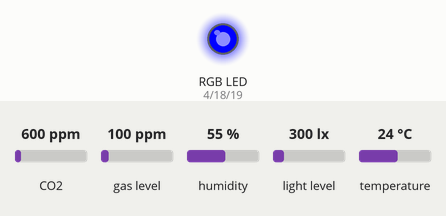
The sketch below on a simulated ESP32. On the bench: an RGB LED mixed from three pins (HIGH = lit). Inputs (shaded band) come from the test bench; at power-on: CO2 600 ppm, gas level 100 ppm, humidity 55 %, light level 300 lx, temperature 24 °C. WiFi joins after 1.5 s; servers stay silent unless stated; uploads are accepted with an empty reply; the local clock reads 2024-03-15 10:24:30 at power-on unless the sketch sets it; what the sketch prints to the serial monitor is not drawn.

Above: at 9.4 s.
Timing chart, 0 to 18.8 s (numbered marks = the images above):
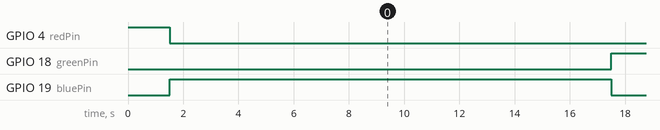

The sketch:

DeploymentProject.ino
```cpp
#include <WiFi.h>
#include <HTTPClient.h>
#include <Wire.h>
#include "Adafruit_SGP30.h"
#include "Adafruit_VEML7700.h"
#include "DHT.h"
#include <ModbusMaster.h>
#include <time.h>
#include <sys/time.h>

// -----------------------------
// WiFi + Google Script
// -----------------------------
const char* ssid = "SpectrumSetup-1840";
const char* password = "suredrama311";

String scriptURL =
  "https://script.google.com/macros/s/AKfycbz4J7s8mP5pNpOV2S5WLDN7AIYCFtmoZuq9-tSolxDw_2oxGKJuR1vHLDr9ELy08F05/exec";

// Cloud Function Endpoint
const char* cloudFunctionURL = "https://us-central1-agrivoltaics-flutter-firebase.cloudfunctions.net/ingestSensorData";

// Organization, Site, and Zone IDs
const char* ORGANIZATION_ID = "GS6e4032WK70vQ42WTYc";
const char* SITE_ID = "5LvgyAAaFpAmlfcUrpTU";
const char* ZONE_ID = "7aZzv6juGouqsbicdC8J";

// Sensor IDs
const char* SENSOR_ID_TEMP_HUMIDITY = "sdkJbkRh6hkK4XJYpPrP";
const char* SENSOR_ID_LIGHT = "EFR2gToaxfxtPLkQFeYG";
const char* SENSOR_ID_SOIL = "qx8EIYdyf8VGUxWh38AO";
const char* SENSOR_ID_CO2_TVOC = "zgDucecynnHWDlGwmfp1";

// Reading Field Aliases
const char* READING_TEMPERATURE = "temperature";
const char* READING_HUMIDITY = "humidity";
const char* READING_LIGHT = "light";
const char* READING_SOIL_MOISTURE = "soilMoisture";
const char* READING_SOIL_TEMPERATURE = "soilTemperature";
const char* READING_SOIL_EC = "soilEC";
const char* READING_CO2 = "co2";
const char* READING_TVOC = "tvoc";

// Unit Constants
const char* UNIT_FAHRENHEIT = "°F";
const char* UNIT_CELSIUS = "°C";
const char* UNIT_PERCENT = "%";
const char* UNIT_LUX = "lux";
const char* UNIT_PPM = "ppm";
const char* UNIT_MOISTURE = "VWC%";
const char* UNIT_EC = "μS/cm";

// -----------------------------
// LED Logic Config
// -----------------------------
// ⚠️ Set to true if using COMMON ANODE RGB LED
#define COMMON_ANODE false

const int redPin = 4;
const int greenPin = 18;
const int bluePin = 19;

// -----------------------------
// Sensors
// -----------------------------
Adafruit_SGP30 sgp;
Adafruit_VEML7700 veml;
TwoWire I2C_VEML = TwoWire(1);

#define DHTPIN 14
#define DHTTYPE DHT11
DHT dht(DHTPIN, DHTTYPE);

ModbusMaster node;

// -----------------------------
// Sensor Data
// -----------------------------
float tempF = 0;
float humidity = 0;
uint16_t soilMoisture = 0;
float soilTempF = 0;
uint16_t soilEC = 0;
float luxValue = 0;
uint16_t co2 = 400;
uint16_t tvoc = 0;

// -----------------------------
unsigned long lastSend = 0;
const unsigned long SEND_INTERVAL = 15000;
// -----------------------------

void setup() {
  Serial.begin(115200);

  // RGB LED Setup
  pinMode(redPin, OUTPUT);
  pinMode(greenPin, OUTPUT);
  pinMode(bluePin, OUTPUT);
  setLEDColor(255, 0, 0); // RED = Starting, no WiFi

  // Connect to WiFi
  WiFi.begin(ssid, password);
  while (WiFi.status() != WL_CONNECTED) {
    delay(500); Serial.print(".");
  }

  Serial.println("\nWiFi connected");
  setLEDColor(0, 0, 255); // BLUE = WiFi Connected

  // Set system time via NTP (non-blocking, will sync in background)
  configTime(0, 0, "pool.ntp.org", "time.nist.gov");

  Wire.begin(26, 27);
  Wire.setClock(100000);

  if (!sgp.begin()) {
    Serial.println("SGP30 failed");
    while (1);
  }
  sgp.IAQinit();

  I2C_VEML.begin(32, 33);
  veml.begin(&I2C_VEML);

  dht.begin();

  Serial2.begin(9600, SERIAL_8N1, 16, 17);
  node.begin(1, Serial2);
}

void loop() {
  // If WiFi drops, turn RED
  if (WiFi.status() != WL_CONNECTED) {
    setLEDColor(255, 0, 0); // RED = No WiFi
  }

  // SGP30 should be read every 1 second
  static unsigned long lastSGP = 0;
  if (millis() - lastSGP >= 1000) {
    lastSGP = millis();
    if (sgp.IAQmeasure()) {
      co2 = sgp.eCO2;
      tvoc = sgp.TVOC;
    }
  }

  // Send data every SEND_INTERVAL
  if (millis() - lastSend >= SEND_INTERVAL) {
    lastSend = millis();

    // Read Soil Sensor
    if (node.readHoldingRegisters(0x00, 3) == node.ku8MBSuccess) {
      soilMoisture = node.getResponseBuffer(0);
      soilTempF = (node.getResponseBuffer(1) / 10.0) * 9.0 / 5.0 + 32.0;
      soilEC = node.getResponseBuffer(2);
    }

    // Read DHT11
    float tC = dht.readTemperature();
    float h = dht.readHumidity();
    if (!isnan(tC)) tempF = tC * 1.8 + 32;
    if (!isnan(h)) humidity = h;

    // Read Lux
    luxValue = veml.readLux();

    // Send to Cloud
    sendDataToCloud();

    // Backup send to Google Sheet
    sendToGoogleSheet();
  }
}

void sendToGoogleSheet() {
  if (WiFi.status() != WL_CONNECTED) {
    setLEDColor(255, 0, 0); // RED = No WiFi
    return;
  }

  HTTPClient http;

  String url = scriptURL +
    "?temp=" + String(tempF, 1) +
    "&hum=" + String(humidity, 1) +
    "&moist=" + String(soilMoisture) +
    "&soiltemp=" + String(soilTempF, 1) +
    "&ec=" + String(soilEC) +
    "&lux=" + String(luxValue, 1) +
    "&co2=" + String(co2) +
    "&tvoc=" + String(tvoc);

  Serial.println(url);

  http.begin(url);
  int httpCode = http.GET();
  http.end();

  if (httpCode >= 200 && httpCode < 400) {
    setLEDColor(0, 255, 0); // GREEN = Success
  } else {
    setLEDColor(255, 0, 0); // RED = Fail
  }

  delay(2000); // Briefly show result color
  setLEDColor(0, 0, 255); // BLUE = idle, WiFi OK
}

void sendDataToCloud() {
  if (WiFi.status() != WL_CONNECTED) {
    Serial.println("WiFi not connected, skipping cloud send");
    return;
  }

  HTTPClient http;
  http.begin(cloudFunctionURL);
  http.addHeader("Content-Type", "application/json");

  // Get current Unix timestamp in seconds
  time_t now = time(nullptr);
  unsigned long timestamp = (unsigned long)now;

  // Build JSON payload
  String jsonPayload = "{";
  jsonPayload += "\"organizationId\":\"" + String(ORGANIZATION_ID) + "\",";
  jsonPayload += "\"siteId\":\"" + String(SITE_ID) + "\",";
  jsonPayload += "\"zoneId\":\"" + String(ZONE_ID) + "\",";
  jsonPayload += "\"sensors\":[";

  // Sensor 1: Temperature and Humidity
  jsonPayload += "{";
  jsonPayload += "\"sensorId\":\"" + String(SENSOR_ID_TEMP_HUMIDITY) + "\",";
  jsonPayload += "\"timestamp\":" + String(timestamp) + ",";
  jsonPayload += "\"readings\":{";
  jsonPayload += "\"" + String(READING_TEMPERATURE) + "\":{\"value\":" + String(tempF, 1) + ",\"unit\":\"" + UNIT_FAHRENHEIT + "\"},";
  jsonPayload += "\"" + String(READING_HUMIDITY) + "\":{\"value\":" + String(humidity, 1) + ",\"unit\":\"" + UNIT_PERCENT + "\"}";
  jsonPayload += "}";
  jsonPayload += "},";

  // Sensor 2: Light
  jsonPayload += "{";
  jsonPayload += "\"sensorId\":\"" + String(SENSOR_ID_LIGHT) + "\",";
  jsonPayload += "\"timestamp\":" + String(timestamp) + ",";
  jsonPayload += "\"readings\":{";
  jsonPayload += "\"" + String(READING_LIGHT) + "\":{\"value\":" + String(luxValue, 1) + ",\"unit\":\"" + UNIT_LUX + "\"}";
  jsonPayload += "}";
  jsonPayload += "},";

  // Sensor 3: Soil Data
  jsonPayload += "{";
  jsonPayload += "\"sensorId\":\"" + String(SENSOR_ID_SOIL) + "\",";
  jsonPayload += "\"timestamp\":" + String(timestamp) + ",";
  jsonPayload += "\"readings\":{";
  jsonPayload += "\"" + String(READING_SOIL_MOISTURE) + "\":{\"value\":" + String(soilMoisture) + ",\"unit\":\"" + UNIT_MOISTURE + "\"},";
  jsonPayload += "\"" + String(READING_SOIL_TEMPERATURE) + "\":{\"value\":" + String(soilTempF, 1) + ",\"unit\":\"" + UNIT_CELSIUS + "\"},";
  jsonPayload += "\"" + String(READING_SOIL_EC) + "\":{\"value\":" + String(soilEC) + ",\"unit\":\"" + UNIT_EC + "\"}";
  jsonPayload += "}";
  jsonPayload += "},";

  // Sensor 4: CO2 and TVOC
  jsonPayload += "{";
  jsonPayload += "\"sensorId\":\"" + String(SENSOR_ID_CO2_TVOC) + "\",";
  jsonPayload += "\"timestamp\":" + String(timestamp) + ",";
  jsonPayload += "\"readings\":{";
  jsonPayload += "\"" + String(READING_CO2) + "\":{\"value\":" + String(co2) + ",\"unit\":\"" + UNIT_PPM + "\"},";
  jsonPayload += "\"" + String(READING_TVOC) + "\":{\"value\":" + String(tvoc) + ",\"unit\":\"" + UNIT_PPM + "\"}";
  jsonPayload += "}";
  jsonPayload += "}";

  jsonPayload += "]";
  jsonPayload += "}";

  Serial.println("Sending to cloud:");
  Serial.println(jsonPayload);

  int httpCode = http.POST(jsonPayload);
  String response = http.getString();

  http.end();

  Serial.print("Cloud response code: ");
  Serial.println(httpCode);
  Serial.print("Cloud response: ");
  Serial.println(response);
}

// -----------------------------
// RGB LED Helper
// -----------------------------
void setLEDColor(int r, int g, int b) {
  if (COMMON_ANODE) {
    r = 255 - r;
    g = 255 - g;
    b = 255 - b;
  }

  analogWrite(redPin,   r);
  analogWrite(greenPin, g);
  analogWrite(bluePin,  b);

  Serial.print("LED set to R:"); Serial.print(r);
  Serial.print(" G:"); Serial.print(g);
  Serial.print(" B:"); Serial.println(b);
}
```

Measured:
- by itself, GPIO 18 (greenPin): alternates HIGH for 2.0 s and LOW for 13.0 s
- by itself, GPIO 19 (bluePin): alternates HIGH for 13.0 s and LOW for 2.0 s
